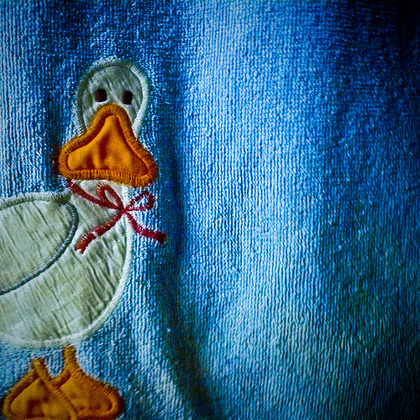
%> input picture 150.png, 420 x 420 px, shrunk from 500 x 500 before the run
$ octave Bilateral_Filtering_main.m   (GNU Octave 9; MATLAB toolbox functions it lacks are replaced by stand-ins)
%> lines starting %> are read from the running program, lines starting %| are printed output that depends on the picture
### bilateral_filtering.m
%% BILATERAL FILTERING

% A method from the paper Bilateral Filtering for Gray and Color Images
% by C.Tomasi et al.

%%
% Combined domain and range filtering is denoted as bilateral filtering
% INPUT: image - the original color image
%        width - width of the sliding window
%        sigma_r
%        sigma_d
% OUTPUT:an image after bilateral filtering
%%

function [output] = bilateral_filtering(image, width, sigma_r, sigma_d)

    [xi, x] = meshgrid(-width:width, -width:width);

    closeness = exp(-(xi.^2 + x.^2) / (2 * sigma_d^2));

    output = zeros(size(image));

    for channel = 1:3

        cur_channel = image(:, :, channel);
        [r, c] = size(cur_channel);
        for i = 1:r
            for j = 1:c
                %create a widow
                i_min = max(i-width, 1);
                i_max = min(i+width, r);
                j_min = max(j-width, 1);
                j_max = min(j+width, c);
                nearby = cur_channel(i_min:i_max, j_min:j_max);

                similarity = exp(-(nearby-cur_channel(i, j)).^2 / (2 * sigma_r^2));

                combine_filter = closeness((i_min:i_max)-i+width+1, (j_min:j_max)-j+width+1) .* similarity;

                normalize = sum(sum(combine_filter(:)));

                output(i, j, channel) = sum(sum(nearby .* combine_filter)) / normalize;
            end
        end
    end

end

### Bilateral_Filtering_main.m
%% main

close all;
clc;

image = double(imread('150.png'));

figure(1);
imshow(uint8(image));
title('Original Image', 'fontsize', 14);

image = image/255;

window_width = 5;
sigma_r = 30;
sigma_d = 1;

image = bilateral_filtering(image, window_width, sigma_r, sigma_d);
%> the loop in bilateral_filtering, `for channel = 1:3` made 3 passes
%> pass 1, in bilateral_filtering, `cur_channel = image(:, :, channel);`:
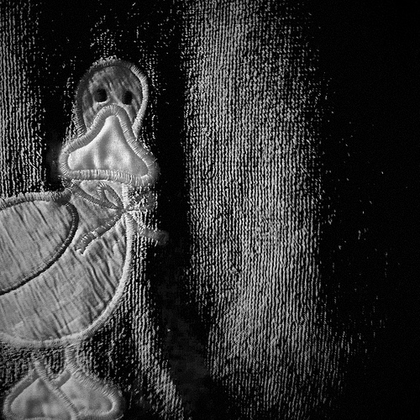
%> cur_channel: size 420x420 double; min 0, max 1, mean 0.208
%> pass 2, in bilateral_filtering, `cur_channel = image(:, :, channel);`:
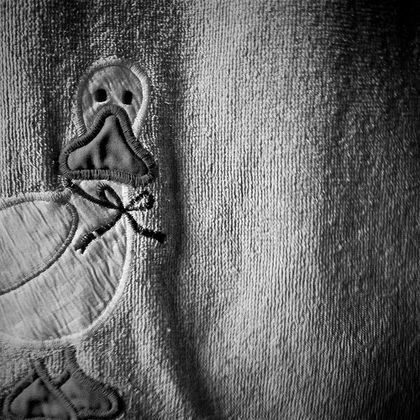
%> cur_channel: size 420x420 double; min 0, max 1, mean 0.397
%> pass 3, in bilateral_filtering, `cur_channel = image(:, :, channel);`:
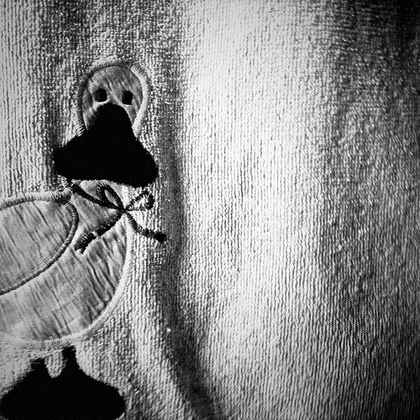
%> cur_channel: size 420x420 double; min 0, max 1, mean 0.52
%> after the loop in bilateral_filtering, `for channel = 1:3`:
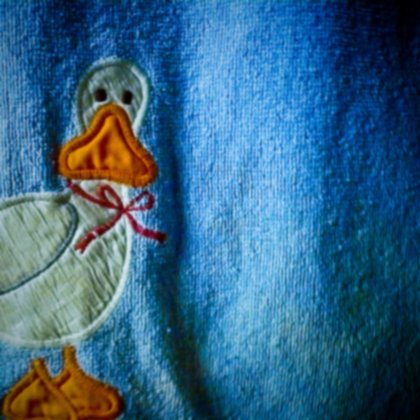
%> output: size 420x420x3 double; mean R, G, B 0.208, 0.397, 0.52; mean of the top-left, top-right, bottom-left and bottom-right quarters 0.357, 0.383, 0.407, 0.354

figure(2);
imshow(image);
title('Bilateral Filtering Result', 'fontsize', 14);
